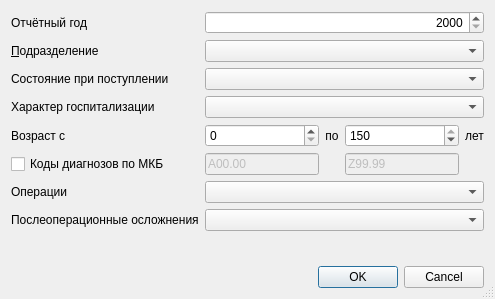
<?xml version="1.0" encoding="UTF-8"?>
<ui version="4.0">
 <class>StationaryYearReportSetupDialog</class>
 <widget class="QDialog" name="StationaryYearReportSetupDialog">
  <property name="windowModality">
   <enum>Qt::ApplicationModal</enum>
  </property>
  <property name="geometry">
   <rect>
    <x>0</x>
    <y>0</y>
    <width>495</width>
    <height>299</height>
   </rect>
  </property>
  <property name="windowTitle">
   <string>Годовой отчет заведующего отделения</string>
  </property>
  <property name="sizeGripEnabled">
   <bool>true</bool>
  </property>
  <layout class="QGridLayout" name="gridLayout">
   <item row="8" column="0">
    <spacer name="spacer">
     <property name="orientation">
      <enum>Qt::Vertical</enum>
     </property>
     <property name="sizeHint" stdset="0">
      <size>
       <width>129</width>
       <height>20</height>
      </size>
     </property>
    </spacer>
   </item>
   <item row="5" column="3">
    <widget class="QLineEdit" name="edtMKBTo">
     <property name="enabled">
      <bool>false</bool>
     </property>
     <property name="inputMask">
      <string>A00.00; </string>
     </property>
     <property name="text">
      <string>Z99.99</string>
     </property>
    </widget>
   </item>
   <item row="2" column="0">
    <widget class="QLabel" name="lblReceivedCnd">
     <property name="text">
      <string>Состояние при поступлении</string>
     </property>
    </widget>
   </item>
   <item row="0" column="0">
    <widget class="QLabel" name="lblReportYear">
     <property name="text">
      <string>Отчётный год</string>
     </property>
    </widget>
   </item>
   <item row="1" column="0">
    <widget class="QLabel" name="lblOrgStructure">
     <property name="text">
      <string>&amp;Подразделение</string>
     </property>
     <property name="buddy">
      <cstring>cmbOrgStructure</cstring>
     </property>
    </widget>
   </item>
   <item row="3" column="0">
    <widget class="QLabel" name="lblOrder">
     <property name="text">
      <string>Характер госпитализации</string>
     </property>
    </widget>
   </item>
   <item row="4" column="0">
    <widget class="QLabel" name="lblAgeFrom">
     <property name="text">
      <string>Возраст с</string>
     </property>
    </widget>
   </item>
   <item row="5" column="0">
    <widget class="QCheckBox" name="chkEnableMKB">
     <property name="text">
      <string>Коды диагнозов по МКБ</string>
     </property>
    </widget>
   </item>
   <item row="8" column="1" colspan="4">
    <spacer name="horizontalSpacer">
     <property name="orientation">
      <enum>Qt::Horizontal</enum>
     </property>
     <property name="sizeHint" stdset="0">
      <size>
       <width>40</width>
       <height>20</height>
      </size>
     </property>
    </spacer>
   </item>
   <item row="1" column="1" colspan="4">
    <widget class="COrgStructureComboBox" name="cmbOrgStructure">
     <property name="layoutDirection">
      <enum>Qt::LeftToRight</enum>
     </property>
    </widget>
   </item>
   <item row="4" column="1">
    <widget class="QSpinBox" name="edtAgeFrom">
     <property name="maximum">
      <number>150</number>
     </property>
    </widget>
   </item>
   <item row="4" column="2">
    <widget class="QLabel" name="lblAgeTo">
     <property name="text">
      <string>по</string>
     </property>
     <property name="alignment">
      <set>Qt::AlignCenter</set>
     </property>
    </widget>
   </item>
   <item row="4" column="4">
    <widget class="QLabel" name="lblAgeYears">
     <property name="text">
      <string>лет</string>
     </property>
    </widget>
   </item>
   <item row="4" column="3">
    <widget class="QSpinBox" name="edtAgeTo">
     <property name="maximum">
      <number>150</number>
     </property>
     <property name="value">
      <number>150</number>
     </property>
    </widget>
   </item>
   <item row="2" column="1" colspan="4">
    <widget class="QComboBox" name="cmbReceivedCnd">
     <item>
      <property name="text">
       <string/>
      </property>
     </item>
     <item>
      <property name="text">
       <string>л:Лёгкая форма</string>
      </property>
     </item>
     <item>
      <property name="text">
       <string>с:Средне-тяжелая форма</string>
      </property>
     </item>
     <item>
      <property name="text">
       <string>т:Тяжелая форма</string>
      </property>
     </item>
    </widget>
   </item>
   <item row="3" column="1" colspan="4">
    <widget class="QComboBox" name="cmbOrder">
     <item>
      <property name="text">
       <string/>
      </property>
     </item>
     <item>
      <property name="text">
       <string>Плановые</string>
      </property>
     </item>
     <item>
      <property name="text">
       <string>Экстренные</string>
      </property>
     </item>
    </widget>
   </item>
   <item row="0" column="1" colspan="4">
    <widget class="QSpinBox" name="edtReportYear">
     <property name="alignment">
      <set>Qt::AlignRight|Qt::AlignTrailing|Qt::AlignVCenter</set>
     </property>
     <property name="minimum">
      <number>2000</number>
     </property>
     <property name="maximum">
      <number>2500</number>
     </property>
    </widget>
   </item>
   <item row="9" column="1" colspan="4">
    <widget class="QDialogButtonBox" name="buttonBox">
     <property name="orientation">
      <enum>Qt::Horizontal</enum>
     </property>
     <property name="standardButtons">
      <set>QDialogButtonBox::Cancel|QDialogButtonBox::Ok</set>
     </property>
    </widget>
   </item>
   <item row="5" column="1">
    <widget class="QLineEdit" name="edtMKBFrom">
     <property name="enabled">
      <bool>false</bool>
     </property>
     <property name="inputMask">
      <string>A00.00; </string>
     </property>
     <property name="text">
      <string>A00.00</string>
     </property>
    </widget>
   </item>
   <item row="6" column="0">
    <widget class="QLabel" name="lblOperations">
     <property name="text">
      <string>Операции</string>
     </property>
    </widget>
   </item>
   <item row="6" column="1" colspan="4">
    <widget class="CRBComboBox" name="cmbOperations"/>
   </item>
   <item row="7" column="0">
    <widget class="QLabel" name="lblComplications">
     <property name="text">
      <string>Послеоперационные осложнения</string>
     </property>
    </widget>
   </item>
   <item row="7" column="1" colspan="4">
    <widget class="QComboBox" name="cmbComplications">
     <item>
      <property name="text">
       <string/>
      </property>
     </item>
     <item>
      <property name="text">
       <string>Да</string>
      </property>
     </item>
     <item>
      <property name="text">
       <string>Нет</string>
      </property>
     </item>
    </widget>
   </item>
  </layout>
 </widget>
 <customwidgets>
  <customwidget>
   <class>COrgStructureComboBox</class>
   <extends>QComboBox</extends>
   <header>Orgs/OrgStructComboBoxes.h</header>
  </customwidget>
  <customwidget>
   <class>CRBComboBox</class>
   <extends>QComboBox</extends>
   <header>library/crbcombobox.h</header>
  </customwidget>
 </customwidgets>
 <tabstops>
  <tabstop>edtReportYear</tabstop>
  <tabstop>cmbOrgStructure</tabstop>
  <tabstop>buttonBox</tabstop>
 </tabstops>
 <resources/>
 <connections>
  <connection>
   <sender>buttonBox</sender>
   <signal>accepted()</signal>
   <receiver>StationaryYearReportSetupDialog</receiver>
   <slot>accept()</slot>
   <hints>
    <hint type="sourcelabel">
     <x>112</x>
     <y>177</y>
    </hint>
    <hint type="destinationlabel">
     <x>102</x>
     <y>90</y>
    </hint>
   </hints>
  </connection>
  <connection>
   <sender>buttonBox</sender>
   <signal>rejected()</signal>
   <receiver>StationaryYearReportSetupDialog</receiver>
   <slot>reject()</slot>
   <hints>
    <hint type="sourcelabel">
     <x>225</x>
     <y>177</y>
    </hint>
    <hint type="destinationlabel">
     <x>236</x>
     <y>76</y>
    </hint>
   </hints>
  </connection>
  <connection>
   <sender>chkEnableMKB</sender>
   <signal>toggled(bool)</signal>
   <receiver>edtMKBFrom</receiver>
   <slot>setEnabled(bool)</slot>
   <hints>
    <hint type="sourcelabel">
     <x>107</x>
     <y>158</y>
    </hint>
    <hint type="destinationlabel">
     <x>268</x>
     <y>159</y>
    </hint>
   </hints>
  </connection>
  <connection>
   <sender>chkEnableMKB</sender>
   <signal>toggled(bool)</signal>
   <receiver>edtMKBTo</receiver>
   <slot>setEnabled(bool)</slot>
   <hints>
    <hint type="sourcelabel">
     <x>107</x>
     <y>158</y>
    </hint>
    <hint type="destinationlabel">
     <x>403</x>
     <y>159</y>
    </hint>
   </hints>
  </connection>
 </connections>
</ui>
